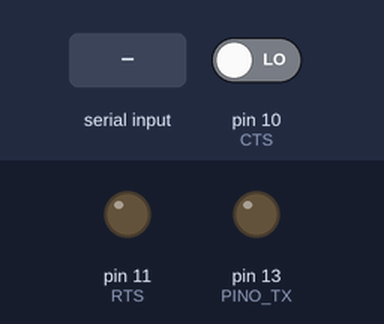
The sketch below on a simulated Arduino Uno, built with avr-gcc and run on an emulated ATmega328P. Shown: output pins drawn as LEDs (lit = HIGH). The test bench sets the inputs (shaded band); at power-on: pin 10 (CTS) LOW. What the sketch prints to the serial monitor is not drawn.

Above: at 1.2 s.
1.3 s: byte 30 received over Serial
At 2.3 s:
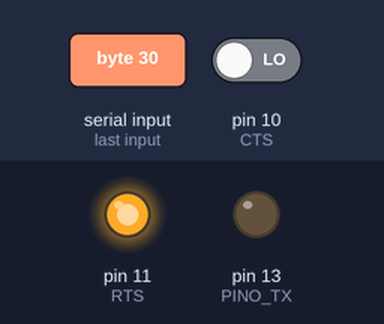
2.8 s: pin 10 (CTS) driven HIGH
At 6.1 s:
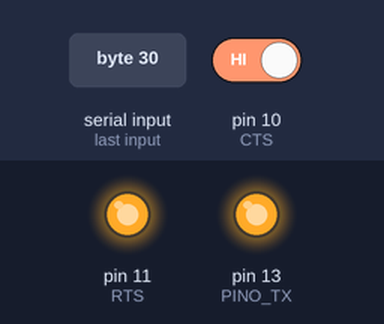
At 14.1 s:
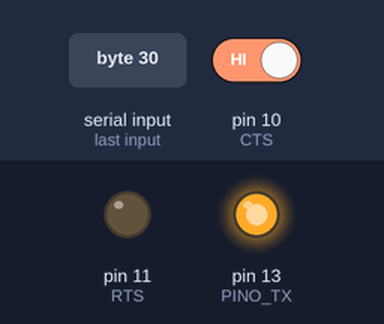
Timing chart, 0 to 15.3 s (numbered marks = the images above; inputs shaded):
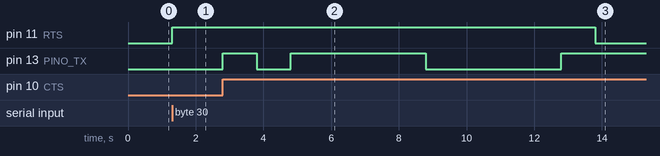

The sketch:

Emissor_antigo_.ino
```cpp
#define PINO_RX 13
#define PINO_TX 13
#define RTS 11
#define CTS 10
#define BAUD_RATE 1
#define HALF_BAUD 1000/(2*BAUD_RATE)

#include "Temporizador.h"

char actualChar;
int actualBit = -1;
bool temp = false;

// Calcula bit de paridade - Par ou impar
bool bitParidade(char dado){
  int counter = 0;
  for(int i = 0; i < 8; i++)
    counter+=bitRead(dado, i);
  return (counter + 1) % 2 == 0;
}

ISR(TIMER1_COMPA_vect){
  //bit inicio
  if(actualBit == -1)
    digitalWrite(PINO_TX, HIGH);

  //bits de dados
  else if(actualBit >= 0 && actualBit < 8)
    digitalWrite(PINO_TX, bitRead(actualChar, actualBit) ? HIGH : LOW);

  //bit de paridade
  else if(actualBit == 8)
    digitalWrite(PINO_TX, bitParidade(actualChar) ? HIGH : LOW);

  //bit de encerramento
  else if(actualBit == 9)
    digitalWrite(PINO_TX, HIGH);

  else if(actualBit>9){
    digitalWrite(RTS, LOW);
    temp = false;
    paraTemporizador();
  }


  if(actualBit <= 9)
    actualBit++;


  //teste
  Serial.print(digitalRead(PINO_TX));
}

void setup(){
  //desabilita interrupcoes
  noInterrupts();

  // Configura porta serial (Serial Monitor - Ctrl + Shift + M)
  Serial.begin(9600);

  // Inicializa TX ou RX
  pinMode(PINO_TX, OUTPUT);
  pinMode(RTS, OUTPUT);
  pinMode(CTS, INPUT);
  digitalWrite(RTS, LOW);

  // Configura timer
  configuraTemporizador(BAUD_RATE);

  // habilita interrupcoes
  interrupts();
}

void loop ( ) {
  //há dados mas não há transmissão sendo feita
  if(Serial.available() > 0 && digitalRead(RTS) == LOW && digitalRead(CTS) == LOW && !temp) {
    actualChar = Serial.read();
    //teste
    Serial.println("Caractere atual");
    //teste
    Serial.println((int) actualChar);
    actualBit = -1;
    digitalWrite(RTS, HIGH);
  }
  /*
  //teste
  else if(digitalRead(RTS) == HIGH &&  !temp) {
    temp = true;
    iniciaTemporizador();
  }
  //teste
  else if(digitalRead(RTS) == HIGH && actualBit > 9 && temp) {
    temp = false;
    digitalWrite(RTS, false);
    paraTemporizador();
  }*/
  //receptor seta CTS como HIGH
  else if(digitalRead(RTS) == HIGH && digitalRead(CTS) == HIGH && !temp) {
    temp = true;
    iniciaTemporizador();
  }

}
```

Temporizador.h
```cpp
void configuraTemporizador(int baud_rate){
  int frequencia;
  frequencia = constrain(baud_rate,1,1500);
  //set timer1 interrupt
  TCCR1A = 0;// set entire TCCR1A register to 0
  TCCR1B = 0;// same for TCCR1B
  TCNT1  = 0;//initialize counter value to 0
  //OCR1A = contador;// = (16*10^6) / (10*1024) - 1 (must be <65536)
  OCR1A = ((16 * pow(10,6))/(1024*frequencia)) - 1;
  // turn on CTC mode (clear time on compare)
  TCCR1B |= (1 << WGM12);
  // Turn T1 off
  TCCR1B &= 0xF8;
  // Disable interrupts
  TIMSK1 = 0;
  TIFR1 = 0;
}

void iniciaTemporizador(){
  Serial.println("T1 iniciado");
  TCNT1 = 0;//initialize counter value to 0
  TIFR1 = 0;
  // enable timer compare interrupt
  TIMSK1 |= (1 << OCIE1A);
  // Set CS10 and CS12 bits for 1024 prescaler
  TCCR1B |= (1 << CS12) | (1 << CS10);
}

void paraTemporizador(){
  Serial.println("T1 parado");
    // Turn T1 off
  TCCR1B &= 0xF8;
  TIMSK1 = 0;
}
```

Measured:
- after the input at 1.3 s, pin 11 (RTS): LOW → HIGH at once
- after the input at 2.8 s, pin 11 (RTS): HIGH → LOW after 11.0 s; pin 13 (PINO_TX): goes HIGH 1.0 s, LOW 1.0 s, HIGH 4.0 s, LOW 4.0 s, then HIGH, starting at once
